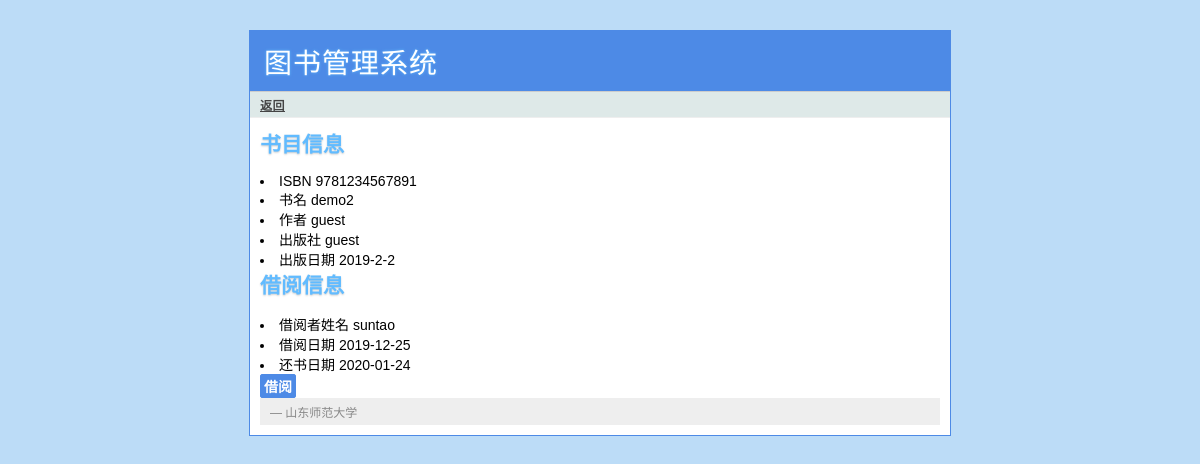
/reader/book/9781234567891 (signed in), run on the app's committed database.
### tables this page shows
CREATE TABLE books(
       book_id text primary key,
       book_name text not null,
       author text not null,
       publish_com text not null,
       publish_date text not null
);

CREATE TABLE borrows(
       user_name text not null,
       book_id text not null,
       date_borrow text not null,
       date_return text not null,
       primary key (user_name, book_id)
);

### app.py (the view, shortened to what this page needs)
@app.route('/reader/book/<id>', methods=['GET', 'POST'])
def reader_book(id):
    reader_judge()
    error = None
    book = query_db('''select * from books where book_id = ?''', [id], one=True)
    reader = query_db('''select * from borrows where book_id = ?''', [id], one=True)
    count = query_db('''select count(book_id) from borrows where user_name = ? ''',
                     [g.user], one=True)
    current_time = time.strftime('%Y-%m-%d', time.localtime(time.time()))
    return_time = time.strftime('%Y-%m-%d', time.localtime(time.time() + 2600000))
    return render_template('reader_book.html', book=book, reader=reader, error=error)

### app.py (called while the page is built)
def get_db():
    top = _app_ctx_stack.top
    if not hasattr(top, 'sqlite_db'):
        top.sqlite_db = sqlite3.connect(app.config['DATABASE'])
        top.sqlite_db.row_factory = sqlite3.Row
    return top.sqlite_db

@app.teardown_appcontext
def close_database(exception):
    top = _app_ctx_stack.top
    if hasattr(top, 'sqlite_db'):
        top.sqlite_db.close()

def query_db(query, args=(), one=False):
    cur = get_db().execute(query, args)
    rv = cur.fetchall()
    return (rv[0] if rv else None) if one else rv

@app.before_request
def before_request():
    g.user = None
    if 'user_id' in session:
        g.user = session['user_id']

def reader_judge():
    if not session['user_id']:
        error = 'Invalid reader, please login'
        return render_template('reader_login.html', error=error)

### templates/reader_book.html (shortened to what this page needs)
{% extends 'layout.html' %}
{% block link %}
	{% if book %}
	<a href="{{ url_for('reader')}}"> 返回 </a>
	{% endif %}
{% endblock %}
{% block body %}
	<h2> 书目信息 </h2>
	{% if book %}
	<li> ISBN            	{{book.book_id}} </li>
	<li> 书名        		{{book.book_name}} </li>
	<li> 作者        		{{book.author}} </li>
	<li> 出版社     	{{book.publish_com}} </li>
	<li> 出版日期   	{{book.publish_date}} </li>
	{% endif %}
	<div >
	  <h2 > 借阅信息 </h2>
	  {% if reader  %}
	  <li> 借阅者姓名 {{reader.user_name}}</li>
	  <li> 借阅日期  {{reader.date_borrow}}</li>
	  <li> 还书日期  {{reader.date_return}}</li>
	  {% else %}
	  <li> 无 </li>
	  {% endif %}
	  <form action="" method=post>
	    <div class=actions>
	      <input type=submit value="借阅">
	    </div>
	  </form>
{% endblock %}

### static/style.css (style rules this page uses)
a { color: #4d8ae6; }
input[type="submit"] { background: #4d8ae6; border: 1px solid #4d8ae6; padding: 1px 3px; font-family: 'Trebuchet MS', sans-serif; font-size: 14px; font-weight: bold; -moz-border-radius: 2px; -webkit-border-radius: 2px; color: white; }
div.page div.navigation a { color: #444; font-weight: bold; }
div.page h2 { margin: 0 0 15px 0; color: #61bbff; text-shadow: 0 1px 2px #ccc; }

### data on the page
books: book_id "9781234567891", book_name "demo2", author "guest", publish_com "guest", publish_date "2019-2-2"
borrows: user_name "suntao", date_borrow "2019-12-25", date_return "2020-01-24"
